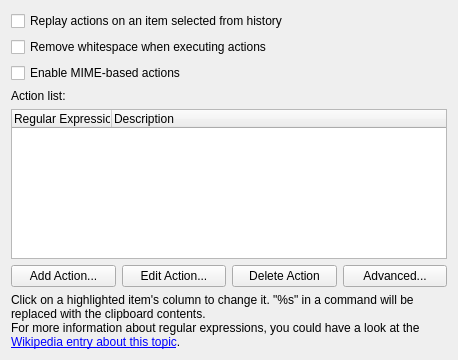
<?xml version="1.0" encoding="UTF-8"?>
<ui version="4.0">
 <class>ActionsWidget</class>
 <widget class="QWidget" name="ActionsWidget">
  <property name="geometry">
   <rect>
    <x>0</x>
    <y>0</y>
    <width>458</width>
    <height>360</height>
   </rect>
  </property>
  <layout class="QVBoxLayout" name="verticalLayout">
   <item>
    <widget class="QCheckBox" name="kcfg_ReplayActionInHistory">
     <property name="text">
      <string>Replay actions on an item selected from history</string>
     </property>
    </widget>
   </item>
   <item>
    <widget class="QCheckBox" name="kcfg_StripWhiteSpace">
     <property name="text">
      <string>Remove whitespace when executing actions</string>
     </property>
    </widget>
   </item>
   <item>
    <widget class="QCheckBox" name="kcfg_EnableMagicMimeActions">
     <property name="text">
      <string>Enable MIME-based actions</string>
     </property>
    </widget>
   </item>
   <item>
    <widget class="QLabel" name="label">
     <property name="text">
      <string>Action list:</string>
     </property>
    </widget>
   </item>
   <item>
    <widget class="ActionsTreeWidget" name="kcfg_ActionList">
     <property name="contextMenuPolicy">
      <enum>Qt::CustomContextMenu</enum>
     </property>
     <column>
      <property name="text">
       <string>Regular Expression</string>
      </property>
     </column>
     <column>
      <property name="text">
       <string>Description</string>
      </property>
     </column>
    </widget>
   </item>
   <item>
    <layout class="QHBoxLayout" name="horizontalLayout">
     <item>
      <widget class="QPushButton" name="pbAddAction">
       <property name="text">
        <string>Add Action...</string>
       </property>
      </widget>
     </item>
     <item>
      <widget class="QPushButton" name="pbEditAction">
       <property name="text">
        <string>Edit Action...</string>
       </property>
      </widget>
     </item>
     <item>
      <widget class="QPushButton" name="pbDelAction">
       <property name="text">
        <string>Delete Action</string>
       </property>
      </widget>
     </item>
     <item>
      <widget class="QPushButton" name="pbAdvanced">
       <property name="text">
        <string>Advanced...</string>
       </property>
      </widget>
     </item>
    </layout>
   </item>
   <item>
    <widget class="QLabel" name="label_2">
     <property name="text">
      <string>Click on a highlighted item's column to change it. &quot;%s&quot; in a command will be replaced with the clipboard contents.&lt;br&gt;For more information about regular expressions, you could have a look at the &lt;a href=&quot;https://en.wikipedia.org/wiki/Regular_expression&quot;&gt;Wikipedia entry about this topic&lt;/a&gt;.</string>
     </property>
     <property name="textFormat">
      <enum>Qt::RichText</enum>
     </property>
     <property name="openExternalLinks">
      <bool>true</bool>
     </property>
     <property name="wordWrap">
      <bool>true</bool>
     </property>
    </widget>
   </item>
  </layout>
 </widget>
 <customwidgets>
  <customwidget>
   <class>ActionsTreeWidget</class>
   <extends>QTreeWidget</extends>
   <header>actionstreewidget.h</header>
  </customwidget>
 </customwidgets>
 <resources/>
 <connections/>
</ui>
